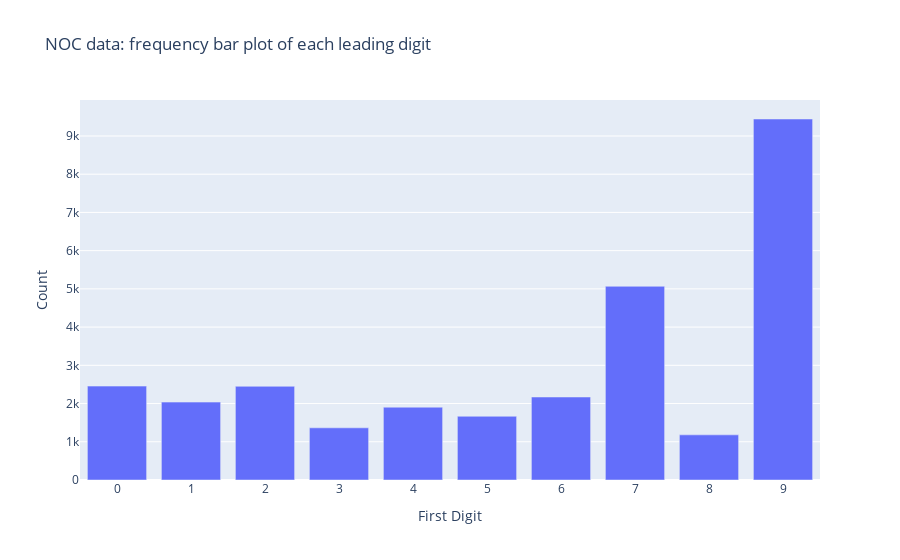

Notebook code cell kept with this figure:
### Code cell
fig = go.Figure()
fig.add_trace(
    go.Bar(
        x = pd.Series(y_train[:-8000]).value_counts().index,
        y=pd.Series(y_train[:-8000]).value_counts()
    )
)
fig.update_layout(
title = 'NOC data: frequency bar plot of each leading digit',
    yaxis_title = 'Count',
    xaxis_title = 'First Digit'
)
fig.update_xaxes(tickvals=list(sorted(pd.Series(y_train).unique())))
fig.show()

### Figure 1 — Plotly figure (JSON) as saved in the notebook; plotly's stock layout.template omitted (floating-point values rounded to 4 significant figures)
{"data": [{"type": "bar", "x": ["9", "7", "0", "2", "6", "1", "4", "5", "3", "8"], "y": [9444, 5067, 2456, 2451, 2171, 2038, 1905, 1667, 1365, 1181]}], "layout": {"title": {"text": "NOC data: frequency bar plot of each leading digit"}, "xaxis": {"tickvals": ["0", "1", "2", "3", "4", "5", "6", "7", "8", "9"], "title": {"text": "First Digit"}}, "yaxis": {"title": {"text": "Count"}}}}
